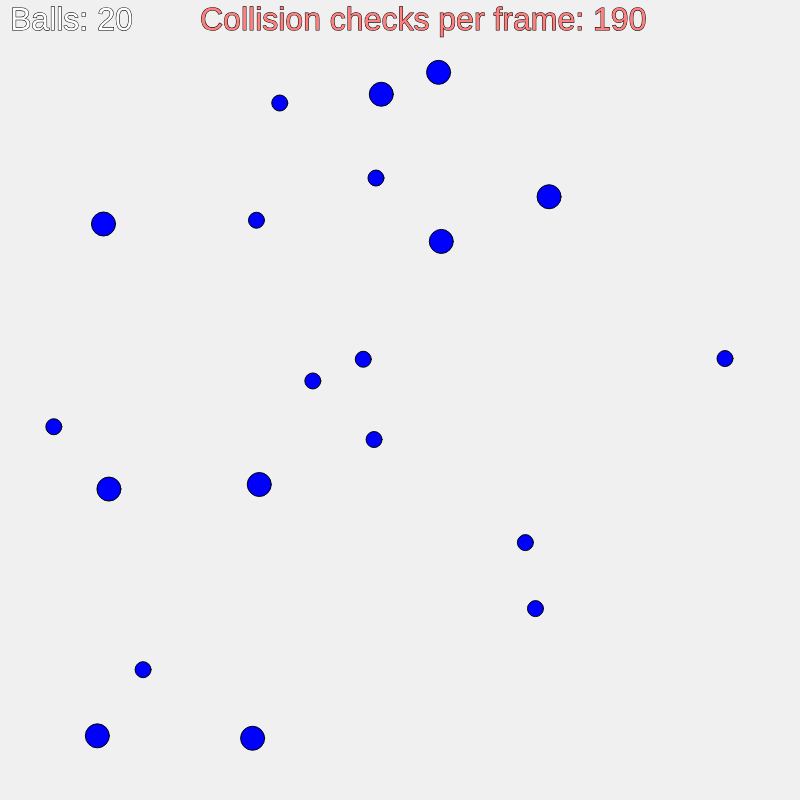
Frame 1 (no input)
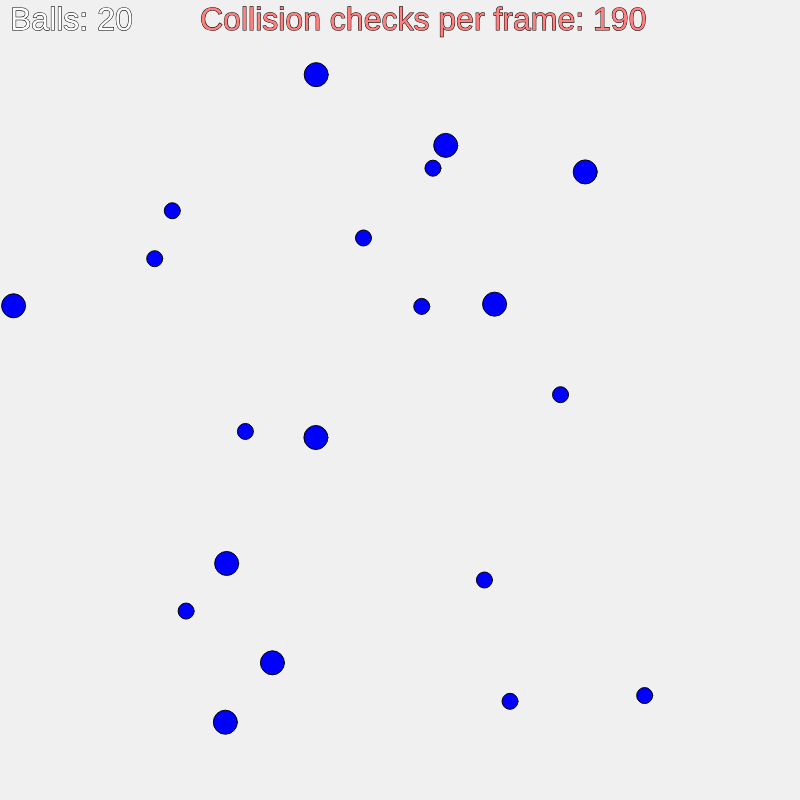
Frame 60 (no input)
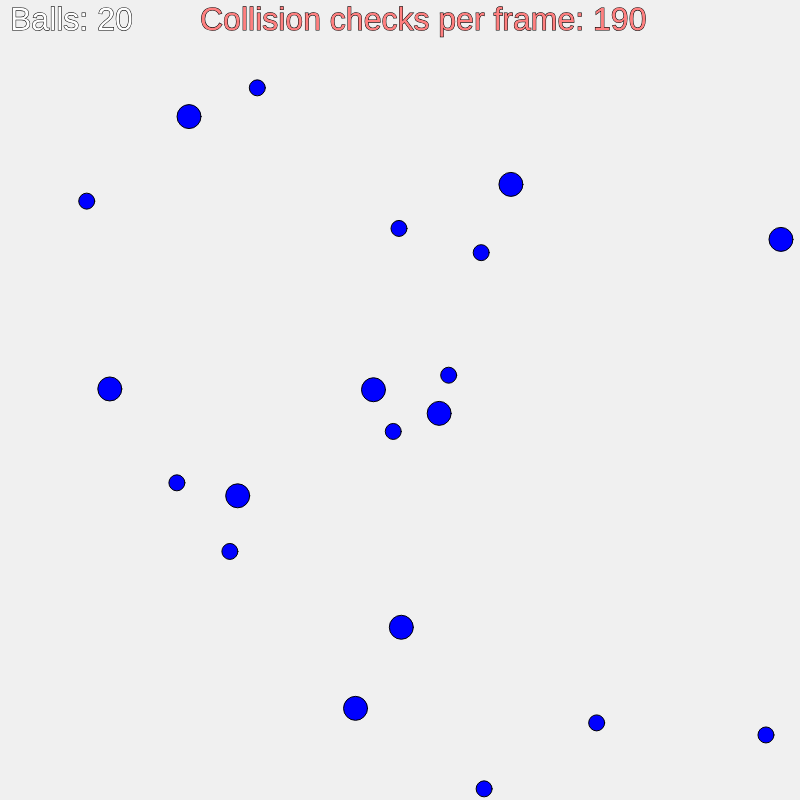
Frame 120 (the mouse pressed at the canvas centre since frame 60)

The p5.js sketch that drew these frames (run headless with seeded random() and noise() and a simulated clock; from frame 60 on, the mouse is pressed at the canvas centre):

// p5.js sketch
// ── sketch.js
/*
  A naive approach to collision detection, every balls checks against every other

  A Ball class, based on the Mover class from the Nature of Code by Daniel Shiffman

  Try increasing the number of balls on line 13, and see how many collision checks are performed
*/

let balls = [];

function setup() {
	createCanvas(800, 800);
	for (let i = 0; i < 20; i++) {
		const ball = new Ball(random(700) + 50, random(700) + 50, floor(random(2)) + 2);
		ball.applyForce(
			createVector(random(-ball.mass * 3, ball.mass * 3), random(-ball.mass * 3, ball.mass * 3))
		);
		balls.push(ball);
	}
}

function draw() {
	background(240);

	let tot = 0;
	for (let i = 0; i < balls.length; i++) {
		const ball = balls[i];
		for (let j = i + 1; j < balls.length; j++) {
			tot += 1;
			balls[i].collide(balls[j]);
		}
		ball.update();
		ball.bounceEdges();
		ball.show();
	}

	stroke(0);
	fill(255);
	textSize(32);
	text('Balls: ' + balls.length, 10, 30);
	fill(255, 127, 127);
	text('Collision checks per frame: ' + tot, 200, 30);
}

// ── ball.js
/*
  The Ball
*/
class Ball {
	constructor(x, y, mass = 1, col = 'blue') {
		this.position = createVector(x, y);
		this.velocity = createVector(0, 0);
		this.acceleration = createVector(0, 0);
		this.mass = mass;
		this.radius = mass * 4;
		this.col = col;
		this.invMass = 1 / mass;
		this.maxspeed = 5;
	}
	// Newton's 2nd law: F = M * A
	// or A = F / M
	applyForce(force) {
		let f = createVector();
		f = p5.Vector.div(force, this.mass);
		this.acceleration.add(f);
	}

	update() {
		this.velocity.add(this.acceleration);
		this.velocity.limit(this.maxspeed);
		this.position.add(this.velocity);
		this.acceleration.mult(0);
	}

	collide(other) {
		let vRelPos = p5.Vector.sub(this.position, other.position);
		let d = vRelPos.mag() - (this.radius + other.radius);
		if (d < 0) {
			let movement = vRelPos.copy().setMag(abs(d / 2));
			this.position.add(movement);
			other.position.sub(movement);

			let vRelVelocity = p5.Vector.sub(this.velocity, other.velocity);
			const contactNormal = vRelPos.copy().normalize();

			const impulseMag = -(2 * vRelVelocity.dot(contactNormal)) / (this.invMass + other.invMass);
			const impulseForce = contactNormal.copy().mult(impulseMag);

			this.applyForce(impulseForce.copy());
			other.applyForce(impulseForce.copy().mult(-1));
		}
	}

	bounceEdges() {
		const { x, y } = this.position;
		const { radius } = this;

		if (x + radius > width || x - radius < 0) {
			this.velocity.x *= -1;
			this.position.x = constrain(this.position.x, radius, width - radius);
		}

		if (y + radius > height || y - radius < 0) {
			this.velocity.y *= -1;
			this.position.y = constrain(this.position.y, radius, height - radius);
		}
	}

	show() {
		fill(this.col);
		circle(this.position.x, this.position.y, this.radius * 2);
	}
}
